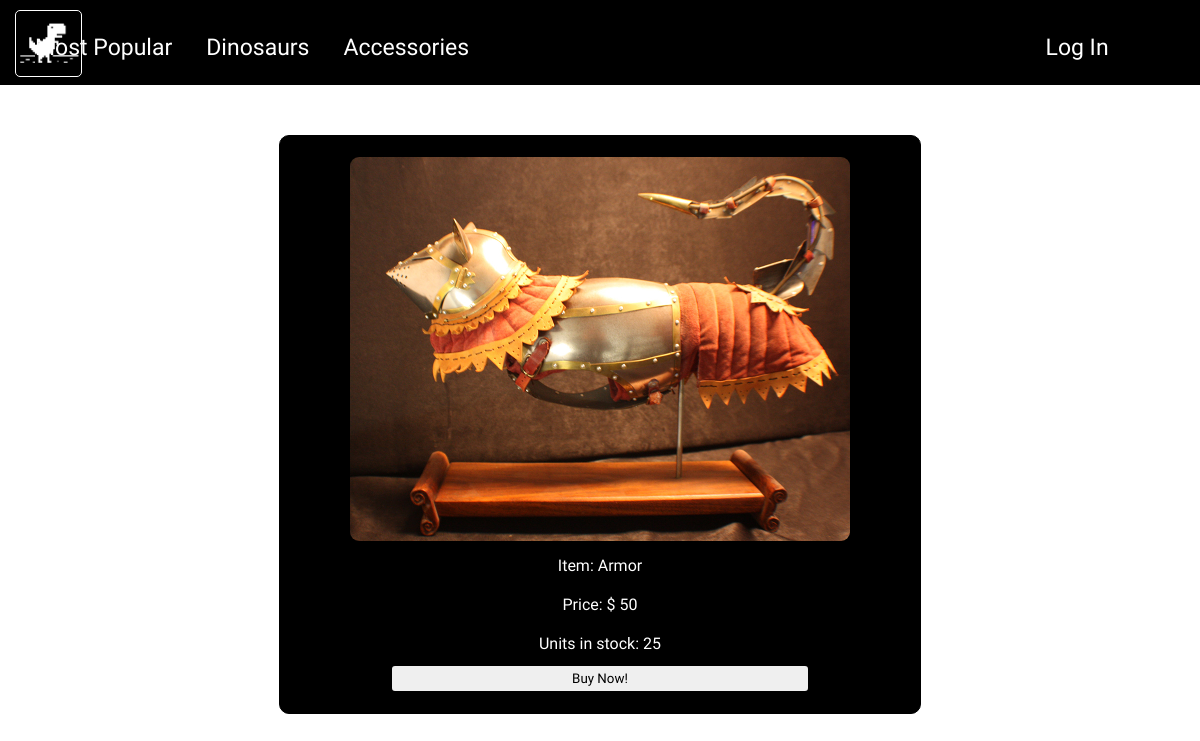
Page /accessory.php?id=2 on the committed database.
### tables this page shows
CREATE TABLE  `accessory` (
  `id` int AUTO_INCREMENT,
  `name` text,
  `price` int,
  `image` text,
  `stock` int,
  PRIMARY KEY (`id`)
);

### accessory.php (the view, shortened to what this page needs)
<?php
      if (isset($_SESSION["admin"])) {
        require_once 'header_admin.php';
      }
      elseif (isset($_SESSION['email'])) {
        require_once 'header_loggedin.php';
      }
      else {
        require_once 'header.php';
      }
      try {
        $dbh = new PDO(DB_DSN, DB_USER, DB_PASSWORD);
        $sth = $dbh->prepare("SELECT * FROM accessory WHERE id = :id");
        $sth->bindValue(":id", $_GET["id"]);
        $sth->execute();
        $accessories = $sth->fetch();
        echo "<div class='eachdino'><img src='{$accessories['image']}'><p>Item: {$accessories['name']}</p><p>Price: $ {$accessories['price']}</p><p>Units in stock: {$accessories['stock']}</p><form action=\"buy.php\" method='post'><input type='hidden' value='{$accessories["id"]}' name='accessory'><input type=\"submit\" value=\"Buy Now!\"></form></div>";
      }
      catch (PDOException $e) {
          echo "<p>Error: {$e->getMessage()}</p>";
      }
     ?>
<?php
    require_once 'footer.php';
?>

### style.css (style rules this page uses)
*, html, body { padding: 0; margin: 0; text-decoration: none; font-family: "Bungee Inline", cursive; text-decoration: none; }
input { border: black solid 2px; border-radius: 5px; padding: 5px; width: 70%; }
.eachdino { padding: 20px; color: white; background-color: black; border: 1px black solid; border-radius: 10px; width: 50%; margin: 0 auto; margin-top: 50px; text-align: center; }
.eachdino p { width: 70%; margin: 0 auto; line-height: 1.2; padding: 10px }
.eachdino img { border: 1px black solid; border-radius: 10px; max-width: 500px; max-height: 450px; }

### rows in the picture
accessory: image (picture), name "Armor", price "50", stock "25"
